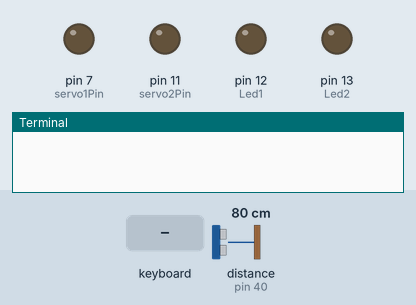
Recording of a program running on a simulated Raspberry Pi (header pin numbers). On the bench: output pins drawn as LEDs (lit = HIGH), the last lines printed to the terminal. Inputs (shaded band) come from the test bench; at power-on: distance to the obstacle (sensor on pin 40) 80 cm. The echo pulse lasts 58.3 µs per cm; the clock reads 2024-03-15 10:24:30 at power-on unless the program sets it; pins used as bus, display or sensor lines are not drawn.

Above: at 0.6 s.
At 5.2 s:
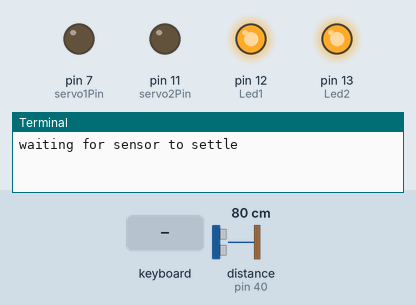
5.3 s: key up typed on the keyboard
6.8 s: key down typed on the keyboard
8.3 s: key right typed on the keyboard
Timing chart, 0 to 11.3 s (numbered marks = the images above; inputs shaded):
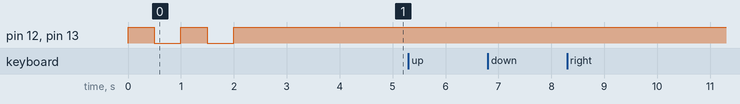

The program:

tank_servo_sensor_keyboard.py
```python
import RPi.GPIO as GPIO
import time
import curses
import os

# Get the curses window, turn off echoing of keyboard to screen, turn on
# instant (no waiting) key response, and use special values for cursor keys
screen = curses.initscr()
curses.noecho()
curses.cbreak()
screen.keypad(True)


GPIO.setmode(GPIO.BOARD)
servo1Pin=7
servo2Pin=11
Led1=12
Led2=13
GPIO.setup(Led1,GPIO.OUT)
GPIO.setup(Led2,GPIO.OUT)
GPIO.setup(servo1Pin,GPIO.OUT)
GPIO.setup(servo2Pin,GPIO.OUT)

GPIO.output(Led1,True)
GPIO.output(Led2,True)
time.sleep(0.5)
GPIO.output(Led1,False)
GPIO.output(Led2,False)
time.sleep(0.5)
GPIO.output(Led1,True)
GPIO.output(Led2,True)
time.sleep(0.5)
GPIO.output(Led1,False)
GPIO.output(Led2,False)
time.sleep(0.5)
GPIO.output(Led1,True)
GPIO.output(Led2,True)


pwm1=GPIO.PWM(servo1Pin,50)
pwm2=GPIO.PWM(servo2Pin,50)
pwm1.start(00)
pwm2.start(0)

#Ultrasound sensor HC-SR04
PIN_trigger = 38
PIN_echo = 40
GPIO.setup(PIN_trigger, GPIO.OUT)
GPIO.setup(PIN_echo, GPIO.IN)

GPIO.output(PIN_trigger, GPIO.LOW)
print "waiting for sensor to settle "
time.sleep(2)

tank_moving=False   # Tank not in movement

try:
    while True:

        if tank_moving==True:
            print "Calculating distance"
            GPIO.output(PIN_trigger, GPIO.HIGH)
            time.sleep(0.00001)
            GPIO.output(PIN_trigger, GPIO.LOW)

            while GPIO.input(PIN_echo)==0:
                pulse_start_time = time.time()
            while GPIO.input(PIN_echo)==1:
                pulse_end_time = time.time()
            pulse_duration = pulse_end_time - pulse_start_time
            distance = round(pulse_duration * 17150, 2)
            print "distance:",distance,"cm"
            if distance < 10:
                print "Object detected below 10cm: stopped"
                pwm1.ChangeDutyCycle(0)
                pwm2.ChangeDutyCycle(0)
                tank_moving=False

        char=screen.getch()

        if char==ord('q'):
            break
        if char==ord('S'):
            os.system('sudo shutdown now')
        elif char==curses.KEY_UP:
            print "Forward"
            pwm1.ChangeDutyCycle(15)
            pwm2.ChangeDutyCycle(1)
            tank_moving=True
            #pwm1.start(1)
            #pwm2.start(15)
            #time.sleep(0.5)
            #pwm1.stop()
            #pwm2.stop()
            #time.sleep(0.5)
        elif char==curses.KEY_DOWN:
            print "Backward"
            pwm1.ChangeDutyCycle(1)
            pwm2.ChangeDutyCycle(15)
            tank_moving=True
            #pwm1.start(15)
            #pwm2.start(1)
            #time.sleep(0.5)
            #pwm1.stop()
            #pwm2.stop()
            #time.sleep(0.5)
        elif char==curses.KEY_RIGHT:
            print "Right"
            pwm1.ChangeDutyCycle(1)
            pwm2.ChangeDutyCycle(1)
            tank_moving=True
            #pwm1.start(1)
            #pwm2.start(1)
            #time.sleep(0.5)
            #pwm1.stop()
            #pwm2.stop()
            #time.sleep(0.5)
        elif char==curses.KEY_LEFT:
            print "Left"
            pwm1.ChangeDutyCycle(15)
            pwm2.ChangeDutyCycle(15)
            tank_moving=True
            #pwm1.start(15)
            #pwm2.start(15)
            #time.sleep(0.5)
            #pwm1.stop()
            #pwm2.stop()
        elif char== 10: #ENTER key
            print "Stop"
            pwm1.ChangeDutyCycle(0)
            pwm2.ChangeDutyCycle(0)
            tank_moving=False
            #pwm1.start(6)
            ##pwm2.start(6)
            #time.sleep(0.5)
            #pwm1.start(1)
            #pwm2.start(1)
            #pwm1.stop()
            #pwm2.stop()
            #time.sleep(0.5)

finally:
    time.sleep(1)
    GPIO.cleanup()
    # Close down curses properly, inc turn echo back on!
    curses.nocbreak(); screen.keypad(0); curses.echo()
    curses.endwin()
```
